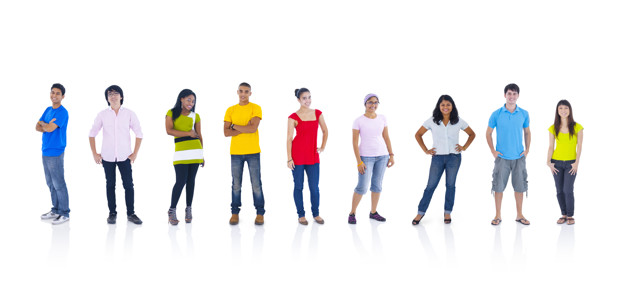
#> input picture deteccao_faces/pessoas.jpg, 626 x 294 px, found by its file name
$ python body.py
#> lines starting #> are read from the running program, lines starting #| are printed output that depends on the picture; after the words box and inside, x2 and y2 are one past the last pixel; in counts of white or black regions, pixels touching at a corner belong together
import cv2 # OpenCV
from matplotlib import pyplot as plt

imagem = cv2.imread('deteccao_faces/pessoas.jpg')
#> imagem is the input picture: shape (294, 626, 3); mean B, G, R 234.7, 234.1, 235.2
img_rgb = cv2.cvtColor(imagem, cv2.COLOR_BGR2RGB)
imagem_cinza = cv2.cvtColor(img_rgb, cv2.COLOR_BGR2GRAY)
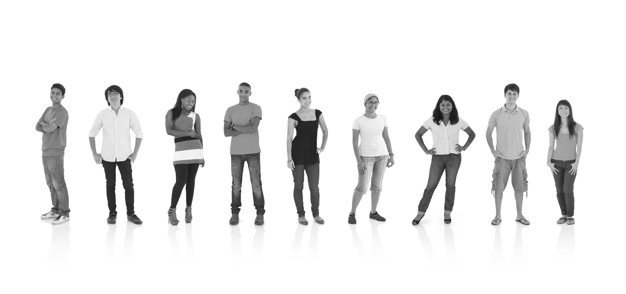
#> imagem_cinza: shape (294, 626); min 17, max 255, mean 234.4

detector_body = cv2.CascadeClassifier('deteccao_faces/fullbody.xml')
#deteccoes = detector_body.detectMultiScale(imagem_cinza, scaleFactor=1.3, minNeighbors=4, minSize=(60,60))
deteccoes = detector_body.detectMultiScale(imagem_cinza, scaleFactor=1.006, minSize=(50,50))
#> deteccoes = [[74, 77, 85, 171], [531, 109, 65, 131], [267, 85, 73, 146], [462, 68, 89, 178], [139, 74, 81, 162], [326, 72, 84, 168], [200, 56, 86, 171], [403, 80, 78, 156], [8, 55, 98, 195]]
print(deteccoes)
#| [[ 74  77  85 171]
#|  [531 109  65 131]
#|  [267  85  73 146]
#|  [462  68  89 178]
#|  [139  74  81 162]
#|  [326  72  84 168]
#|  [200  56  86 171]
#|  [403  80  78 156]
#|  [  8  55  98 195]]
for (x, y, l, a) in deteccoes:
  print(x, y, l, a)
  cv2.rectangle(imagem, (x, y), (x + l, y + a), (0,255,0), 2)
#> this loop made 9 passes
#| 74 77 85 171
#| 531 109 65 131
#| 267 85 73 146
#| 462 68 89 178
#| 139 74 81 162
#| 326 72 84 168
#| 200 56 86 171
#| 403 80 78 156
#> (further printed lines are left out)
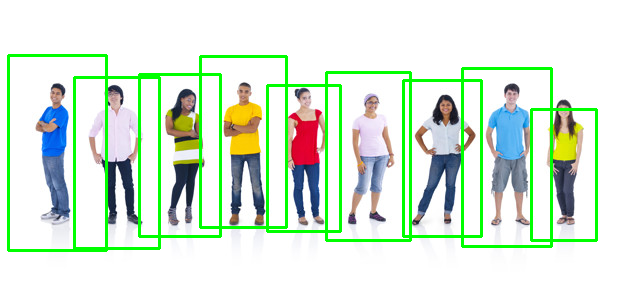
#> imagem: shape (294, 626, 3); 7.11% of pixels changed, all inside (x1, y1, x2, y2) = (7, 54, 598, 252)

imagem = cv2.cvtColor(imagem, cv2.COLOR_BGR2RGB)

plt.imshow(imagem)
plt.axis('off')  # Desligar os eixos
plt.show()
